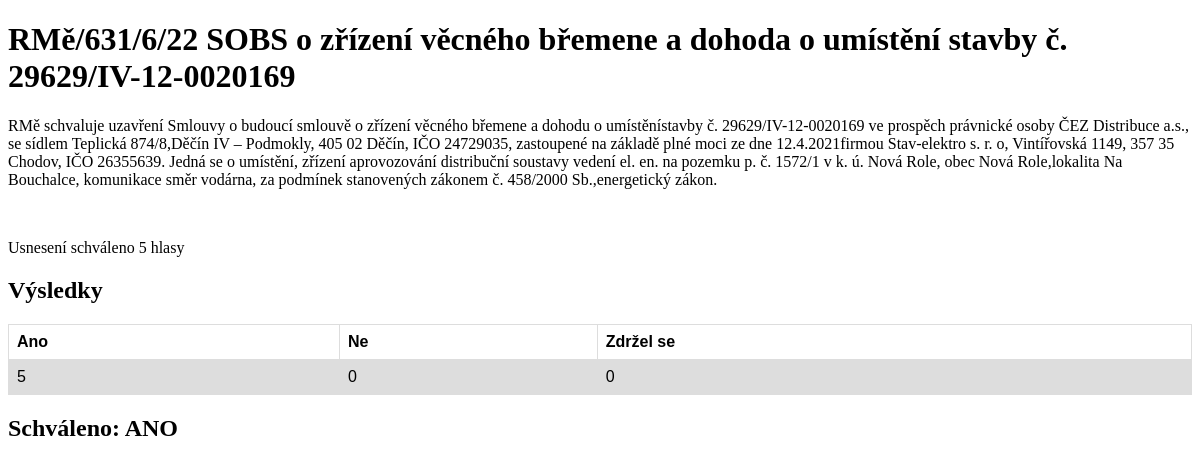
/scrapping/1712/, run on the app's committed database.
### scrapping/models.py (models this page shows, shortened)
class Resolution(models.Model):
    name = models.CharField(max_length=50)
    text = models.CharField(max_length=1000)
    result_text = models.CharField(max_length=200)
    vote_yes = models.IntegerField(default=0)
    vote_no = models.IntegerField(default=0)
    vote_neutral = models.IntegerField(default=0)
    date = models.DateField(default=datetime.date(2020, 1, 1))
    category = models.CharField(max_length=50, default='Category')
    link = models.CharField(max_length=200, default='google.com')
    def voting_result(self):
        quorum = ceil((self.vote_yes + self.vote_no + self.vote_neutral)/2)
        return self.vote_yes >= quorum

### scrapping/views.py (the view)
# urls.py: path('<int:res_id>/', views.detail, name='detail')
def detail(request, res_id):
    resolution = get_object_or_404(Resolution, pk=res_id)
    return render(request, 'detail.html', {'resolution': resolution})

### scrapping/templates/detail.html (shortened to what this page needs)
<!DOCTYPE html>
<html lang="en">
<head>
</head>
<body>
    <h1>{{ resolution.name }}</h1>
    <p>{{ resolution.text }}</p>
    <br>
    <p>{{ resolution.result_text }}</p>
    <h2>Výsledky</h2>
    <table style="width:100%">
      <tr>
        <th>Ano</th>
        <th>Ne</th>
        <th>Zdržel se</th>
      </tr>
      <tr>
        <td>{{ resolution.vote_yes }}</td>
        <td>{{ resolution.vote_no }}</td>
        <td>{{ resolution.vote_neutral }}</td>
      </tr>
    </table>
    <h2>Schváleno:
        {% if resolution.voting_result %}
            ANO
        {% else %}
            NE
        {% endif %}
    </h2>
</body>
</html>

### scrapping/templates/detail.html (style rules this page uses)
table { font-family: arial, sans-serif; border-collapse: collapse; width: 100%; }
td, th { border: 1px solid #dddddd; text-align: left; padding: 8px; }
tr:nth-child(even) { background-color: #dddddd; }

### data on the page
Resolution: name "RMě/631/6/22 SOBS o zřízení věcného břemene a dohoda o umístění stavby č. 29629/IV-12-0020169", text "RMě schvaluje uzavření Smlouvy o budoucí smlouvě o zřízení věcného břemene a dohodu o umístěnístavby č. 29629/IV-12-0020169 ve prospěch právnické osoby ČEZ Distribuce a.s., se sídlem Teplická 874/8,Děčín IV – Podmokly, 405 02 Děčín, IČO 24729035, zastoupené na základě plné moci ze dne 12.4.2021firmou Stav-elektro s. r. o, Vintířovská 1149, 357 35 Chodov, IČO 26355639. Jedná se o umístění, zřízení aprovozování distribuční soustavy vedení el. en. na pozemku p. č. 1572/1 v k. ú. Nová Role, obec Nová Role,lokalita Na Bouchalce, komunikace směr vodárna, za podmínek stanovených zákonem č. 458/2000 Sb.,energetický zákon.", result_text "Usnesení schváleno 5 hlasy", vote_yes "5", vote_no "0", vote_neutral "0"
